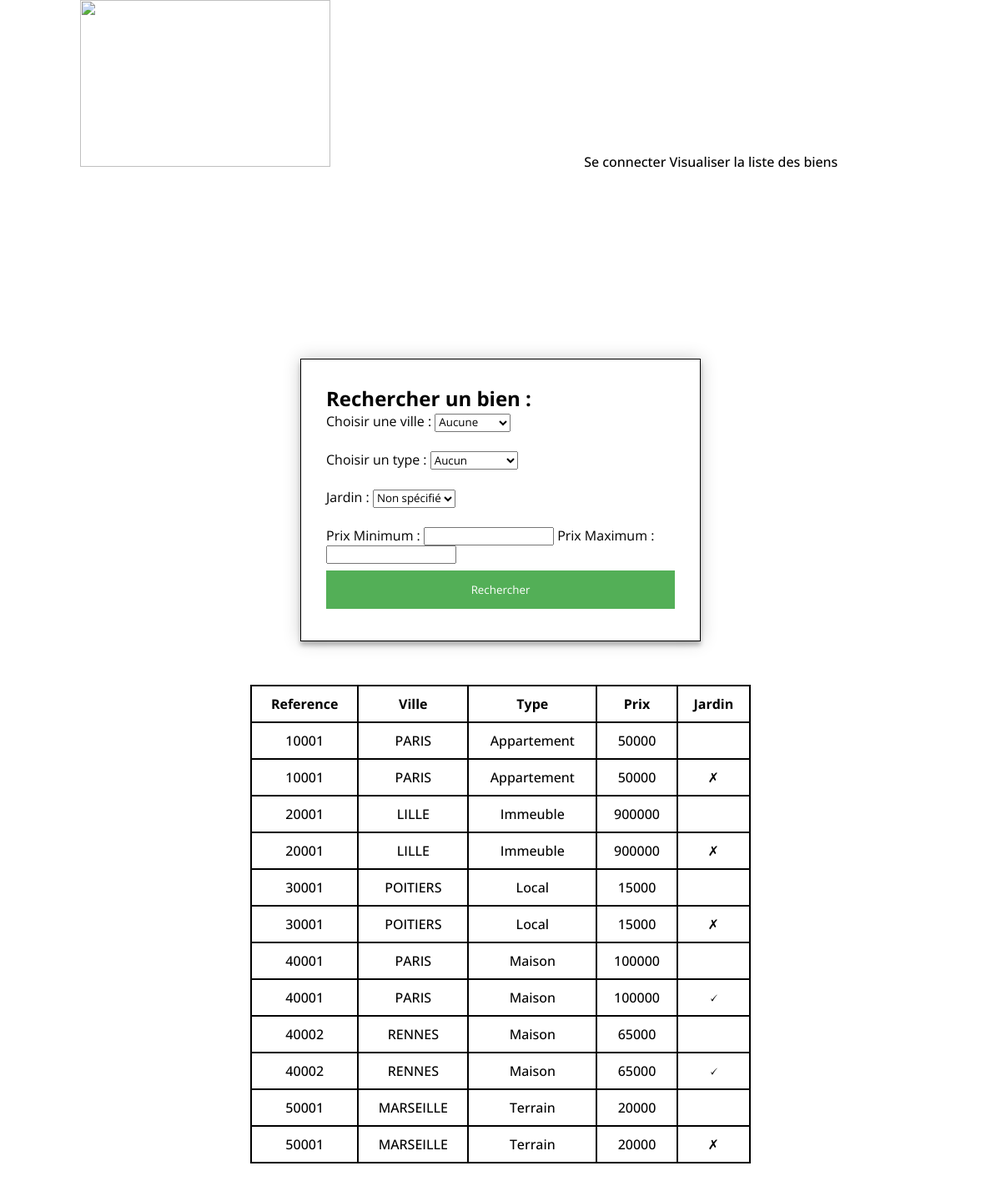
/vuescontroleurs/listeBiens.php, run on the app's committed database.
### tables this page shows
CREATE TABLE IF NOT EXISTS `biens` (
  `reference` int(10) NOT NULL,
  `ville` varchar(20) NOT NULL,
  `type` varchar(20) NOT NULL,
  `description` varchar(1000) NOT NULL,
  `prix` int(10) NOT NULL,
  `surface` int(10) NOT NULL,
  `nbpiece` int(5) NOT NULL,
  `jardin` tinyint(1) NOT NULL,
  PRIMARY KEY (`reference`),
  KEY `contrainte` (`type`)
);

### modeles/mesFonctionsAccesBDD.php (called while the page is built, shortened)
<?php
function getLesBiens($pdo, $ville, $type, $jardin, $prixmin, $prixmax){
    $pdostatement=$pdo->prepare("SELECT reference,ville,type,prix,jardin FROM biens WHERE ville LIKE :rechVille AND type LIKE :rechType AND jardin LIKE :rechJardin AND prix BETWEEN :rechPrixmin AND :rechPrixmax");
    $bv1=$pdostatement->bindValue(':rechVille',$ville, PDO::PARAM_STR);
    $bv2=$pdostatement->bindValue(':rechType',$type, PDO::PARAM_STR);
    $bv3=$pdostatement->bindValue(':rechJardin',$jardin, PDO::PARAM_STR);
    $bv4=$pdostatement->bindValue(':rechPrixmin',$prixmin, PDO::PARAM_INT);
    $bv5=$pdostatement->bindValue(':rechPrixmax',$prixmax, PDO::PARAM_INT);
    $exec=$pdostatement->execute();
    $resultat=$pdostatement->fetchAll();
    return $resultat;
}

### vuescontroleurs/listeBiens.php (the view, shortened to what this page needs)
<?php
include_once'../inc/entete.inc';
include_once '../modeles/mesFonctionsAccesBDD.php';
$lePdo = connexionBDD();
?>
<div>
    <form id="rechercheBien" method="post" action="<?php echo htmlspecialchars($_SERVER["PHP_SELF"]); ?>">
        <h2>Rechercher un bien :</h2>
        <label for="rechVille">Choisir une ville :</label>
        <select name="rechVille">
            <option value="%">Aucune</option>
        </select>
        <label for="rechType">Choisir un type :</label>
        <select name="rechType">
            <option value="%">Aucun</option>
        </select>
        <label for="rechJardin">Jardin :</label>
        <select name="rechJardin">
            <option value="%">Non spécifié</option>
        </select>
        <label for="rechPrixmin">Prix Minimum :</label>
        <input type="number" name="rechPrixmin">
        <label for="rechPrixmax">Prix Maximum :</label>
        <input type="number" name="rechPrixmax">
        <input type="submit" name="rechValid" value="Rechercher" size="20"/>
    </form>
</div>
<table>
    <tr>
        <th>Reference</th>
        <th>Ville</th>
        <th>Type</th>
        <th>Prix</th>
        <th>Jardin</th>
    </tr>
    <?php
    if (isset($_POST['rechVille'])) {
        $ville = htmlspecialchars($_POST['rechVille']);
        $type = htmlspecialchars($_POST['rechType']);
        $jardin = htmlspecialchars($_POST['rechJardin']);
        $prixmin = htmlspecialchars($_POST['rechPrixmin']);
        $prixmax = htmlspecialchars($_POST['rechPrixmax']);
        if($_POST['rechPrixmin']==null){
            $prixmin=0;
        }
        if($_POST['rechPrixmax']==null){
            $prixmax= getPrixMax($lePdo);
        }
        $lesBiens = getLesBiens($lePdo, $ville, $type, $jardin, $prixmin, $prixmax);
    } else {
        $lesBiens = getLesBiens($lePdo, '%', '%', '%', 0, 900000);
    }
    foreach ($lesBiens as $unBien) {
        echo '<tr> <td>' . '<a href=' . 'descriptionbien.php?reference='. $unBien['reference']. '>' . $unBien['reference'] . '</td><td>' . '<a href=' . 'descriptionbien.php?reference='. $unBien['reference'] . '>' . $unBien['ville'] . '</td><td>' . '<a href=' . 'bien.php' . '>' . $unBien['type'] . '</td><td>' . '<a href=' . 'bien.php' . '>' . $unBien['prix'] . '</td></tr> </a>';
        $info='<tr> <td>' . '<a href=' . 'bien.php' . '>' . $unBien['reference'] . '</td><td>' . '<a href=' . 'bien.php' . '>' . $unBien['ville'] . '</td><td>' . '<a href=' . 'bien.php' . '>' . $unBien['type'] . '</td><td>' . '<a href=' . 'bien.php' . '>' . $unBien['prix'] . '</td><td>' . '<a href=' . 'bien.php' . '>';
        if($unBien['jardin'] === '1'){
             $info =$info.'🗸' . '</tr> </a>';
        } else {
            $info=$info.'✗' . '</tr> </a>';
        }
        echo $info;
    }
    ?>
</table>
</body>
</html>

### inc/entete.inc (shortened to what this page needs)
<html lang="fr">
    <link rel="stylesheet" href="..\css\cssimmo.css"/>
    <body>
        <header>
            <nav class="navbar navbar-expand-lg navbar-dark bg-dark">
                <div class="container-fluid">
                    <a href="../index.php" class="navbar-brand">
                        <img src="images/logo_dark_transpa.png" class="img-fluid" alt="" width="50%"style="margin-left: 16px;">
                    </a>
                    <?php if (isset($_SESSION['username'])) { ?>
                        <a href="menu.php" class="nav-link" aria-current="page" href="page">Menu</a>
                    <?php } else { ?>
                        <a href="formConnexion.php" class="nav-link" aria-current="page">Se connecter</a>
                    <?php } ?>
                    <a href="listeBiens.php" class="nav-link" aria-current="page">Visualiser la liste des biens</a>
                </div>
            </nav>
        </header>

### css/cssimmo.css (style rules this page uses)
* { box-sizing: border-box; margin: 0; padding: 0; font-family:'Open Sans', sans-serif; }
body { background-image: url(https://s1.1zoom.me/b5353/208/Houses_Villa_Design_Pools_537090_2560x1440.jpg); }
.navbar-brand { margin-left: 5rem; }
li, a ,button { font-family:'Open Sans', sans-serif; font-weight: 500; font-size: 16px; color: black; text-decoration: none; }
form { width:100%; padding: 30px; border: 1px solid #f1f1f1; background: #fff; box-shadow: 0 0 20px 0 rgba(0, 0, 0, 0.2), 0 5px 5px 0 rgba(0, 0, 0, 0.24); }
input[type=submit] { background-color: #53af57; color: white; padding: 14px 20px; margin: 8px 0; border: none; cursor: pointer; width: 100%; }
#rechercheBien { border: 1px solid black; background-color: white; margin-right: auto; margin-left: auto; border-collapse: collapse; margin-top: 30px; width: 40%; }
table { border: 1px solid black; background-color: white; margin-right: auto; margin-left: auto; border-collapse: collapse; margin-top: 30px; width: 50%; }
th, td, tr { text-align: center; padding: 10px; border: 2px solid black; }

### data on the page
biens: reference "10001", ville "PARIS", type "Appartement", prix "50000"
biens: reference "20001", ville "LILLE", type "Immeuble", prix "900000"
biens: reference "30001", ville "POITIERS", type "Local", prix "15000"
biens: reference "40001", ville "PARIS", type "Maison", prix "100000"
biens: reference "40002", ville "RENNES", type "Maison", prix "65000"
biens: reference "50001", ville "MARSEILLE", type "Terrain", prix "20000"
